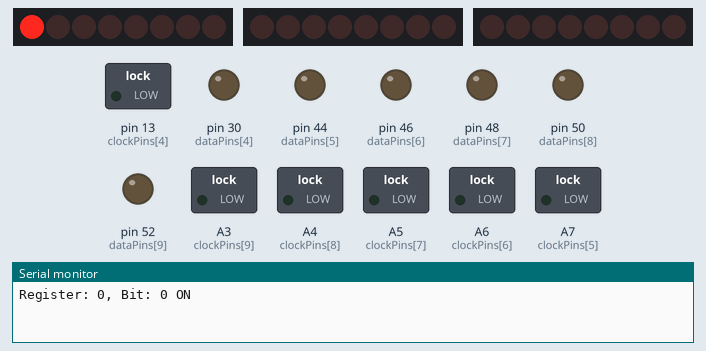
The sketch below on a simulated Arduino Mega 2560, built with avr-gcc and run on an emulated ATmega2560. Parts: 3 × 8 shift-register outputs drawn as a row of LEDs (first output left, lit = HIGH), switched loads named in the sketch (green lamp = pin HIGH), output pins drawn as LEDs (lit = HIGH), the last lines printed to the serial monitor. Wiring (inferred from the names in the program): 2 × shift register (74HC595): data pin 22, shift clock pin 9, latch pin 2 / data pin 24, shift clock pin 10, latch pin 3. Wiring (inferred from the signals the program sends): 2 × row of LEDs: on Q0, Q1, Q2, Q3, Q4, Q5, Q6, Q7 / on Q0, Q1, Q2, Q3, Q4, Q5, Q6, Q7. Pins used as bus, display or sensor lines are not drawn.

Above: at 0.1 s.
At 4.51 s:
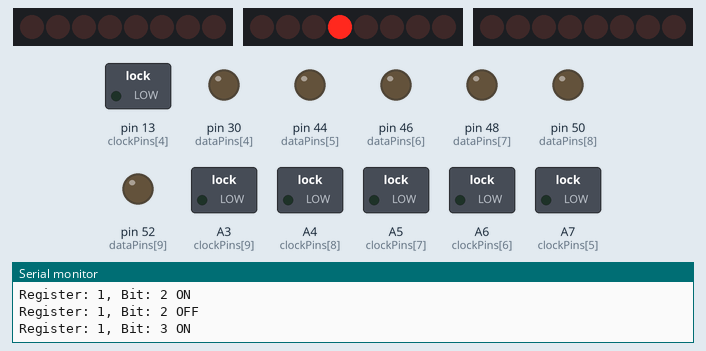
At 9.32 s:
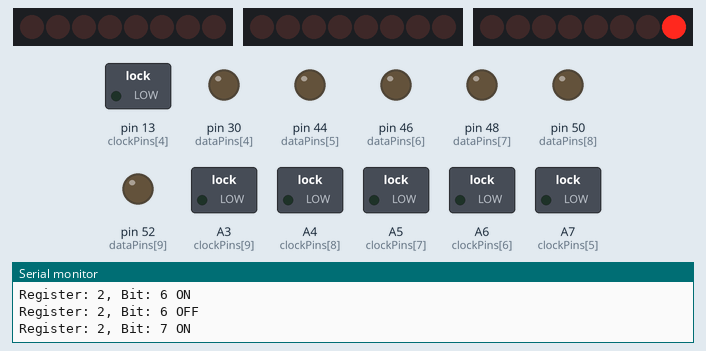
At 19.74 s:
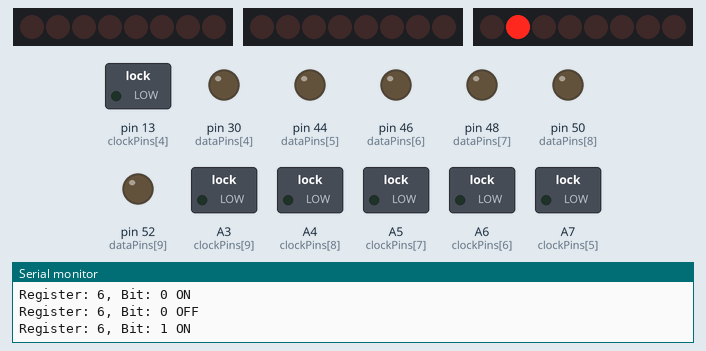
At 29.76 s:
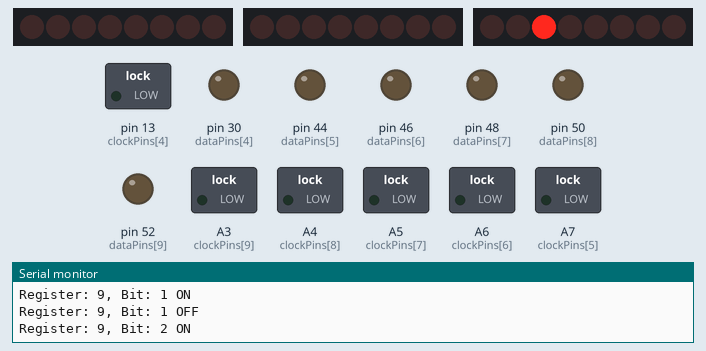
At 39.58 s:
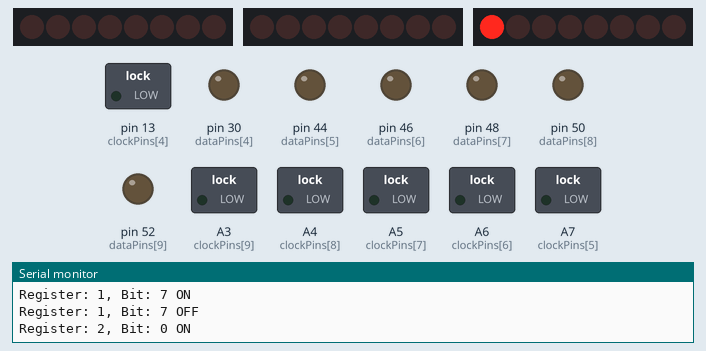
Timing chart, 0 to 40.0 s (numbered marks = the images above):
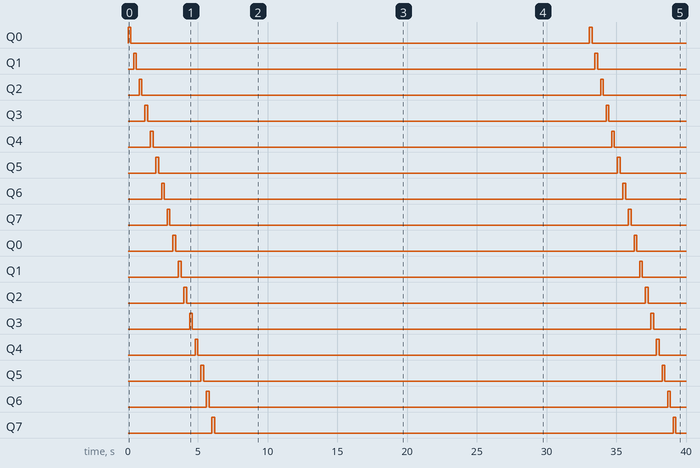

Measured:
- by itself, Q0–7, Q0–7: alternates HIGH for 0.20 s and LOW for 32.9 s
- by itself, Q0: goes 7 × (HIGH 0.20 s, LOW 3.0 s), HIGH 0.20 s, LOW 10.4 s, HIGH 0.20 s, then LOW
- by itself, Q1: goes 7 × (HIGH 0.20 s, LOW 3.0 s), HIGH 0.20 s, LOW 10.4 s, then HIGH
- by itself, Q2: LOW → HIGH at 7.2 s, → LOW 0.20 s later, → HIGH 3.0 s later, → LOW 0.20 s later, … (16 changes in this stretch)
- by itself, Q3: LOW → HIGH at 7.6 s, → LOW 0.20 s later, → HIGH 3.0 s later, → LOW 0.20 s later, … (16 changes in this stretch)
- by itself, Q4: LOW → HIGH at 8.0 s, → LOW 0.20 s later, → HIGH 3.0 s later, → LOW 0.20 s later, … (16 changes in this stretch)
- by itself, Q5: LOW → HIGH at 8.4 s, → LOW 0.20 s later, → HIGH 3.0 s later, → LOW 0.20 s later, … (16 changes in this stretch)
- by itself, Q6: LOW → HIGH at 8.8 s, → LOW 0.20 s later, → HIGH 3.0 s later, → LOW 0.20 s later, … (16 changes in this stretch)

The sketch:

BlinkSegment.ino
```cpp
// Pins for 10 shift registers on a Mega
const int latchPins[10] = {2, 3, 4, 5, 6, A15, A14, A13, A12, A11}; // Example pin assignments
const int dataPins[10] = {22, 24, 26, 28, 30, 44, 46, 48, 50, 52}; // Example pin assignments
const int clockPins[10] = {9, 10, 11, 12, 13, A7, A6, A5, A4, A3}; // Example pin assignments

int time = 200;

void setup() {
  // All pins are outputs
  for (int i = 0; i < 10; i++) {
    pinMode(latchPins[i], OUTPUT);
    pinMode(dataPins[i], OUTPUT);
    pinMode(clockPins[i], OUTPUT);
  }

  // Serial Monitor
  Serial.begin(9600);
}

void loop() {
  testSegments();
  delay(1000); // Delay between test runs
}

void testSegments() {
  // Test each segment (bit) of each register individually

  for (int registerNum = 0; registerNum < 10; registerNum++) {
    for (int bitNum = 0; bitNum < 8; bitNum++) {
      // Create a byte where only the 'bitNum' bit is set
      byte testByte = 1 << bitNum; // Equivalent to pow(2, bitNum)

      // Turn on the specific bit in the current register
      digitalWrite(latchPins[registerNum], LOW);
      shiftOut(dataPins[registerNum], clockPins[registerNum], MSBFIRST, testByte);
      digitalWrite(latchPins[registerNum], HIGH);

      Serial.print("Register: ");
      Serial.print(registerNum);
      Serial.print(", Bit: ");
      Serial.print(bitNum);
      Serial.println(" ON");

      delay(time); // Wait for a short time to see the LED

      // Turn off the bit
      digitalWrite(latchPins[registerNum], LOW);
      shiftOut(dataPins[registerNum], clockPins[registerNum], MSBFIRST, B00000000);
      digitalWrite(latchPins[registerNum], HIGH);

      Serial.print("Register: ");
      Serial.print(registerNum);
      Serial.print(", Bit: ");
      Serial.print(bitNum);
      Serial.println(" OFF");

      delay(time);
    }
  }
}
```
